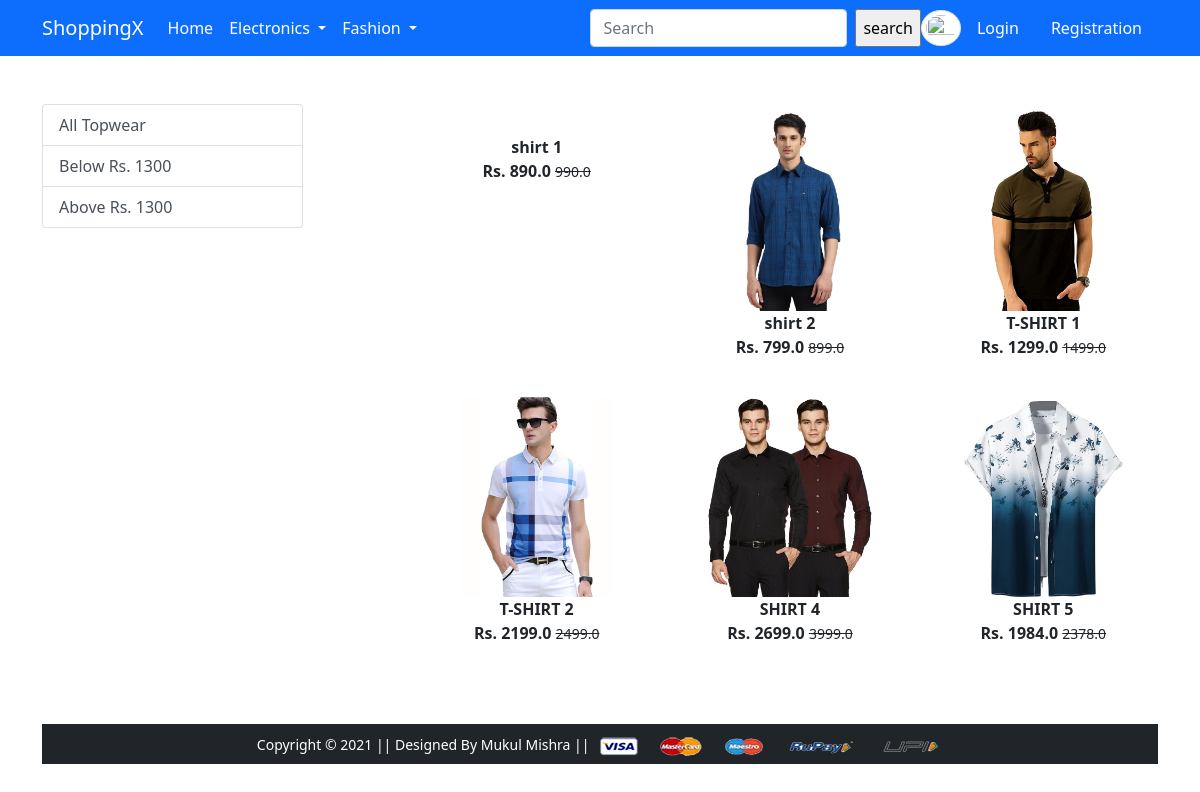
Screenshot of /topwear/ with the database file from the repository.
### app/models.py (models this page shows, shortened)
class Product(models.Model):
    title = models.CharField(max_length=100)
    selling_price=models.FloatField()
    discounted_price =models.FloatField()
    description =models.TextField()
    brand= models.CharField(max_length=100)
    category = models.CharField(choices = CATEGORY_CHOICES, max_length=2 )
    product_image =models.ImageField(upload_to='productimg')

### app/views.py (the view)
# urls.py: path('topwear/', views.topwear, name='topwear'),
def topwear(request, data=None):
 if data ==None:
   topwear = Product.objects.filter(category='TW')
 elif data =='below':
  topwear =Product.objects.filter(category='TW').filter(discounted_price__lt=1300)
 elif data =='above':
  topwear =Product.objects.filter(category='TW').filter(discounted_price__gt=1300)
 return render(request, 'app/topwear.html',{'topwear':topwear})

### app/templates/app/topwear.html (shortened to what this page needs)
{% extends 'app/base.html' %}
{% load static %}
{% block main-content %}
<div class="container my-5">
 <div class="row">
  <div class="col-sm-3">
    <div class="list-group">
        <a href="{% url 'topwear' %}" class="list-group-item list-group-item-action" aria-current="true">All Topwear</a>
        <a href="{% url 'topweardata' 'below' %}" class="list-group-item list-group-item-action" aria-current="true">Below Rs. 1300</a>
        <a href="{% url 'topweardata' 'above' %}" class="list-group-item list-group-item-action" aria-current="true">Above Rs. 1300</a>
  </div>
</div>
<div class="col-sm-8 offset-sm-1">
    <div class="row">
        {% for mob in topwear %}
        <div class="col-sm-4 text-center mb-4">
            <a href="{% url 'product-detail'  mob.id %}" class="btn">
                <div class="item">
                   <img src="{{mob.product_image.url}}" height="200" alt=""
                    class="">
                    <div class="fw-bold">{{mob.title}}</div>
                    <div class="fw-bold">  Rs. {{mob.discounted_price}}
                        <small class="fw-light text-decoration-line-through">{{mob.selling_price}}</small>
                    </div>
                </div>
            </a>
        </div>
        {% endfor %}
    </div>
 </div>
</div>
{% endblock main-content %}

### rows the page displays
Product: title "shirt 1", discounted_price "890.0", selling_price "990.0"
Product: product_image (picture), title "shirt 2", discounted_price "799.0", selling_price "899.0"
Product: product_image (picture), title "T-SHIRT 1", discounted_price "1299.0", selling_price "1499.0"
Product: product_image (picture), title "T-SHIRT 2", discounted_price "2199.0", selling_price "2499.0"
Product: product_image (picture), title "SHIRT 4", discounted_price "2699.0", selling_price "3999.0"
Product: product_image (picture), title "SHIRT 5", discounted_price "1984.0", selling_price "2378.0"
